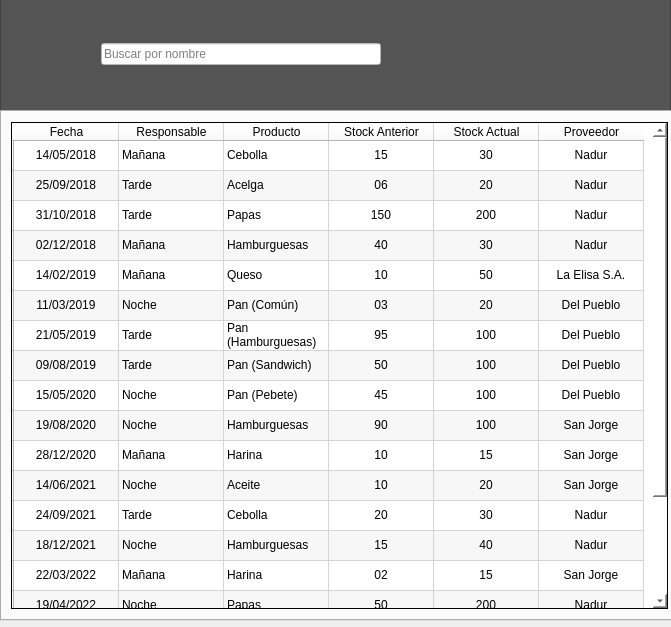
<?xml version="1.0" encoding="UTF-8"?>
<ui version="4.0">
 <class>Dialog</class>
 <widget class="QDialog" name="Dialog">
  <property name="geometry">
   <rect>
    <x>0</x>
    <y>0</y>
    <width>671</width>
    <height>627</height>
   </rect>
  </property>
  <property name="maximumSize">
   <size>
    <width>671</width>
    <height>627</height>
   </size>
  </property>
  <property name="windowTitle">
   <string>Dialog</string>
  </property>
  <property name="windowIcon">
   <iconset>
    <normaloff>../assets/Logo_Ventanas.png</normaloff>../assets/Logo_Ventanas.png</iconset>
  </property>
  <widget class="QFrame" name="frame">
   <property name="geometry">
    <rect>
     <x>0</x>
     <y>-6</y>
     <width>671</width>
     <height>121</height>
    </rect>
   </property>
   <property name="sizePolicy">
    <sizepolicy hsizetype="Fixed" vsizetype="Fixed">
     <horstretch>0</horstretch>
     <verstretch>0</verstretch>
    </sizepolicy>
   </property>
   <property name="styleSheet">
    <string notr="true">background-color: rgb(84, 84, 84)</string>
   </property>
   <property name="frameShape">
    <enum>QFrame::StyledPanel</enum>
   </property>
   <property name="frameShadow">
    <enum>QFrame::Raised</enum>
   </property>
   <layout class="QHBoxLayout" name="horizontalLayout_2">
    <item>
     <widget class="QLabel" name="escudoClub">
      <property name="enabled">
       <bool>true</bool>
      </property>
      <property name="maximumSize">
       <size>
        <width>200</width>
        <height>150</height>
       </size>
      </property>
      <property name="sizeIncrement">
       <size>
        <width>0</width>
        <height>0</height>
       </size>
      </property>
      <property name="font">
       <font>
        <pointsize>16</pointsize>
       </font>
      </property>
      <property name="styleSheet">
       <string notr="true">width:25px;
height:25px;</string>
      </property>
      <property name="text">
       <string/>
      </property>
      <property name="textFormat">
       <enum>Qt::RichText</enum>
      </property>
      <property name="pixmap">
       <pixmap>../assets/Escudo-Interno - copia.png</pixmap>
      </property>
      <property name="scaledContents">
       <bool>false</bool>
      </property>
     </widget>
    </item>
    <item>
     <spacer name="horizontalSpacer">
      <property name="orientation">
       <enum>Qt::Horizontal</enum>
      </property>
      <property name="sizeType">
       <enum>QSizePolicy::Fixed</enum>
      </property>
      <property name="sizeHint" stdset="0">
       <size>
        <width>60</width>
        <height>20</height>
       </size>
      </property>
     </spacer>
    </item>
    <item>
     <widget class="QLabel" name="label">
      <property name="text">
       <string/>
      </property>
      <property name="textFormat">
       <enum>Qt::RichText</enum>
      </property>
      <property name="pixmap">
       <pixmap>../assets/Lupa-small.png</pixmap>
      </property>
     </widget>
    </item>
    <item>
     <widget class="QLineEdit" name="barraBusqueda">
      <property name="styleSheet">
       <string notr="true">background-color: rgb(255, 255, 255);</string>
      </property>
      <property name="readOnly">
       <bool>false</bool>
      </property>
      <property name="placeholderText">
       <string>Buscar por nombre</string>
      </property>
     </widget>
    </item>
    <item>
     <spacer name="horizontalSpacer_7">
      <property name="orientation">
       <enum>Qt::Horizontal</enum>
      </property>
      <property name="sizeHint" stdset="0">
       <size>
        <width>40</width>
        <height>20</height>
       </size>
      </property>
     </spacer>
    </item>
   </layout>
  </widget>
  <widget class="QTabWidget" name="tabWidget">
   <property name="geometry">
    <rect>
     <x>0</x>
     <y>110</y>
     <width>681</width>
     <height>511</height>
    </rect>
   </property>
   <property name="cursor">
    <cursorShape>ArrowCursor</cursorShape>
   </property>
   <property name="currentIndex">
    <number>0</number>
   </property>
   <property name="tabBarAutoHide">
    <bool>true</bool>
   </property>
   <widget class="QWidget" name="tabHistorial">
    <attribute name="title">
     <string>Historial</string>
    </attribute>
    <layout class="QVBoxLayout" name="verticalLayout_3">
     <item>
      <widget class="QTableWidget" name="tablaInventario">
       <property name="enabled">
        <bool>true</bool>
       </property>
       <property name="sizePolicy">
        <sizepolicy hsizetype="Expanding" vsizetype="Expanding">
         <horstretch>0</horstretch>
         <verstretch>0</verstretch>
        </sizepolicy>
       </property>
       <property name="maximumSize">
        <size>
         <width>657</width>
         <height>487</height>
        </size>
       </property>
       <property name="tabletTracking">
        <bool>false</bool>
       </property>
       <property name="styleSheet">
        <string notr="true">background-color: white;
color:black;</string>
       </property>
       <property name="frameShape">
        <enum>QFrame::Box</enum>
       </property>
       <property name="frameShadow">
        <enum>QFrame::Plain</enum>
       </property>
       <property name="lineWidth">
        <number>1</number>
       </property>
       <property name="midLineWidth">
        <number>0</number>
       </property>
       <property name="horizontalScrollBarPolicy">
        <enum>Qt::ScrollBarAlwaysOff</enum>
       </property>
       <property name="sizeAdjustPolicy">
        <enum>QAbstractScrollArea::AdjustIgnored</enum>
       </property>
       <property name="autoScroll">
        <bool>true</bool>
       </property>
       <property name="editTriggers">
        <set>QAbstractItemView::NoEditTriggers</set>
       </property>
       <property name="tabKeyNavigation">
        <bool>true</bool>
       </property>
       <property name="dragDropMode">
        <enum>QAbstractItemView::NoDragDrop</enum>
       </property>
       <property name="alternatingRowColors">
        <bool>true</bool>
       </property>
       <property name="selectionMode">
        <enum>QAbstractItemView::SingleSelection</enum>
       </property>
       <property name="selectionBehavior">
        <enum>QAbstractItemView::SelectRows</enum>
       </property>
       <property name="textElideMode">
        <enum>Qt::ElideLeft</enum>
       </property>
       <property name="verticalScrollMode">
        <enum>QAbstractItemView::ScrollPerItem</enum>
       </property>
       <property name="horizontalScrollMode">
        <enum>QAbstractItemView::ScrollPerItem</enum>
       </property>
       <property name="showGrid">
        <bool>true</bool>
       </property>
       <property name="gridStyle">
        <enum>Qt::SolidLine</enum>
       </property>
       <property name="sortingEnabled">
        <bool>false</bool>
       </property>
       <property name="wordWrap">
        <bool>true</bool>
       </property>
       <property name="cornerButtonEnabled">
        <bool>true</bool>
       </property>
       <property name="rowCount">
        <number>19</number>
       </property>
       <property name="columnCount">
        <number>6</number>
       </property>
       <attribute name="horizontalHeaderVisible">
        <bool>true</bool>
       </attribute>
       <attribute name="horizontalHeaderCascadingSectionResizes">
        <bool>false</bool>
       </attribute>
       <attribute name="horizontalHeaderMinimumSectionSize">
        <number>40</number>
       </attribute>
       <attribute name="horizontalHeaderDefaultSectionSize">
        <number>105</number>
       </attribute>
       <attribute name="horizontalHeaderShowSortIndicator" stdset="0">
        <bool>false</bool>
       </attribute>
       <attribute name="horizontalHeaderStretchLastSection">
        <bool>false</bool>
       </attribute>
       <attribute name="verticalHeaderDefaultSectionSize">
        <number>30</number>
       </attribute>
       <attribute name="verticalHeaderHighlightSections">
        <bool>true</bool>
       </attribute>
       <attribute name="verticalHeaderShowSortIndicator" stdset="0">
        <bool>false</bool>
       </attribute>
       <attribute name="verticalHeaderStretchLastSection">
        <bool>false</bool>
       </attribute>
       <row>
        <property name="text">
         <string/>
        </property>
       </row>
       <row>
        <property name="text">
         <string/>
        </property>
       </row>
       <row>
        <property name="text">
         <string/>
        </property>
       </row>
       <row>
        <property name="text">
         <string/>
        </property>
       </row>
       <row>
        <property name="text">
         <string/>
        </property>
       </row>
       <row>
        <property name="text">
         <string/>
        </property>
       </row>
       <row>
        <property name="text">
         <string/>
        </property>
       </row>
       <row>
        <property name="text">
         <string/>
        </property>
       </row>
       <row>
        <property name="text">
         <string/>
        </property>
       </row>
       <row>
        <property name="text">
         <string/>
        </property>
       </row>
       <row>
        <property name="text">
         <string/>
        </property>
       </row>
       <row>
        <property name="text">
         <string/>
        </property>
       </row>
       <row>
        <property name="text">
         <string/>
        </property>
       </row>
       <row>
        <property name="text">
         <string/>
        </property>
       </row>
       <row>
        <property name="text">
         <string/>
        </property>
       </row>
       <row>
        <property name="text">
         <string/>
        </property>
       </row>
       <row>
        <property name="text">
         <string/>
        </property>
       </row>
       <row>
        <property name="text">
         <string/>
        </property>
       </row>
       <row>
        <property name="text">
         <string/>
        </property>
       </row>
       <column>
        <property name="text">
         <string>Fecha</string>
        </property>
       </column>
       <column>
        <property name="text">
         <string>Responsable</string>
        </property>
       </column>
       <column>
        <property name="text">
         <string>Producto</string>
        </property>
       </column>
       <column>
        <property name="text">
         <string>Stock Anterior</string>
        </property>
       </column>
       <column>
        <property name="text">
         <string>Stock Actual</string>
        </property>
       </column>
       <column>
        <property name="text">
         <string>Proveedor</string>
        </property>
       </column>
       <item row="0" column="0">
        <property name="text">
         <string>14/05/2018</string>
        </property>
        <property name="textAlignment">
         <set>AlignCenter</set>
        </property>
       </item>
       <item row="0" column="1">
        <property name="text">
         <string>Mañana</string>
        </property>
       </item>
       <item row="0" column="2">
        <property name="text">
         <string>Cebolla</string>
        </property>
       </item>
       <item row="0" column="3">
        <property name="text">
         <string>15</string>
        </property>
        <property name="textAlignment">
         <set>AlignCenter</set>
        </property>
       </item>
       <item row="0" column="4">
        <property name="text">
         <string>30</string>
        </property>
        <property name="textAlignment">
         <set>AlignCenter</set>
        </property>
       </item>
       <item row="0" column="5">
        <property name="text">
         <string>Nadur</string>
        </property>
        <property name="textAlignment">
         <set>AlignCenter</set>
        </property>
       </item>
       <item row="1" column="0">
        <property name="text">
         <string>25/09/2018</string>
        </property>
        <property name="textAlignment">
         <set>AlignCenter</set>
        </property>
       </item>
       <item row="1" column="1">
        <property name="text">
         <string>Tarde</string>
        </property>
       </item>
       <item row="1" column="2">
        <property name="text">
         <string>Acelga</string>
        </property>
       </item>
       <item row="1" column="3">
        <property name="text">
         <string>06</string>
        </property>
        <property name="textAlignment">
         <set>AlignCenter</set>
        </property>
       </item>
       <item row="1" column="4">
        <property name="text">
         <string>20</string>
        </property>
        <property name="textAlignment">
         <set>AlignCenter</set>
        </property>
       </item>
       <item row="1" column="5">
        <property name="text">
         <string>Nadur</string>
        </property>
        <property name="textAlignment">
         <set>AlignCenter</set>
        </property>
       </item>
       <item row="2" column="0">
        <property name="text">
         <string>31/10/2018</string>
        </property>
        <property name="textAlignment">
         <set>AlignCenter</set>
        </property>
       </item>
       <item row="2" column="1">
        <property name="text">
         <string>Tarde</string>
        </property>
       </item>
       <item row="2" column="2">
        <property name="text">
         <string>Papas</string>
        </property>
       </item>
       <item row="2" column="3">
        <property name="text">
         <string>150</string>
        </property>
        <property name="textAlignment">
         <set>AlignCenter</set>
        </property>
       </item>
       <item row="2" column="4">
        <property name="text">
         <string>200</string>
        </property>
        <property name="textAlignment">
         <set>AlignCenter</set>
        </property>
       </item>
       <item row="2" column="5">
        <property name="text">
         <string>Nadur</string>
        </property>
        <property name="textAlignment">
         <set>AlignCenter</set>
        </property>
       </item>
       <item row="3" column="0">
        <property name="text">
         <string>02/12/2018</string>
        </property>
        <property name="textAlignment">
         <set>AlignCenter</set>
        </property>
       </item>
       <item row="3" column="1">
        <property name="text">
         <string>Mañana</string>
        </property>
       </item>
       <item row="3" column="2">
        <property name="text">
         <string>Hamburguesas</string>
        </property>
       </item>
       <item row="3" column="3">
        <property name="text">
         <string>40</string>
        </property>
        <property name="textAlignment">
         <set>AlignCenter</set>
        </property>
       </item>
       <item row="3" column="4">
        <property name="text">
         <string>30</string>
        </property>
        <property name="textAlignment">
         <set>AlignCenter</set>
        </property>
       </item>
       <item row="3" column="5">
        <property name="text">
         <string>Nadur</string>
        </property>
        <property name="textAlignment">
         <set>AlignCenter</set>
        </property>
       </item>
       <item row="4" column="0">
        <property name="text">
         <string>14/02/2019</string>
        </property>
        <property name="textAlignment">
         <set>AlignCenter</set>
        </property>
       </item>
       <item row="4" column="1">
        <property name="text">
         <string>Mañana</string>
        </property>
       </item>
       <item row="4" column="2">
        <property name="text">
         <string>Queso</string>
        </property>
       </item>
       <item row="4" column="3">
        <property name="text">
         <string>10</string>
        </property>
        <property name="textAlignment">
         <set>AlignCenter</set>
        </property>
       </item>
       <item row="4" column="4">
        <property name="text">
         <string>50</string>
        </property>
        <property name="textAlignment">
         <set>AlignCenter</set>
        </property>
       </item>
       <item row="4" column="5">
        <property name="text">
         <string>La Elisa S.A.</string>
        </property>
        <property name="textAlignment">
         <set>AlignCenter</set>
        </property>
       </item>
       <item row="5" column="0">
        <property name="text">
         <string>11/03/2019</string>
        </property>
        <property name="textAlignment">
         <set>AlignCenter</set>
        </property>
       </item>
       <item row="5" column="1">
        <property name="text">
         <string>Noche</string>
        </property>
       </item>
       <item row="5" column="2">
        <property name="text">
         <string>Pan (Común)</string>
        </property>
       </item>
       <item row="5" column="3">
        <property name="text">
         <string>03</string>
        </property>
        <property name="textAlignment">
         <set>AlignCenter</set>
        </property>
       </item>
       <item row="5" column="4">
        <property name="text">
         <string>20</string>
        </property>
        <property name="textAlignment">
         <set>AlignCenter</set>
        </property>
       </item>
       <item row="5" column="5">
        <property name="text">
         <string>Del Pueblo</string>
        </property>
        <property name="textAlignment">
         <set>AlignCenter</set>
        </property>
       </item>
       <item row="6" column="0">
        <property name="text">
         <string>21/05/2019</string>
        </property>
        <property name="textAlignment">
         <set>AlignCenter</set>
        </property>
       </item>
       <item row="6" column="1">
        <property name="text">
         <string>Tarde</string>
        </property>
       </item>
       <item row="6" column="2">
        <property name="text">
         <string>Pan (Hamburguesas)</string>
        </property>
       </item>
       <item row="6" column="3">
        <property name="text">
         <string>95</string>
        </property>
        <property name="textAlignment">
         <set>AlignCenter</set>
        </property>
       </item>
       <item row="6" column="4">
        <property name="text">
         <string>100</string>
        </property>
        <property name="textAlignment">
         <set>AlignCenter</set>
        </property>
       </item>
       <item row="6" column="5">
        <property name="text">
         <string>Del Pueblo</string>
        </property>
        <property name="textAlignment">
         <set>AlignCenter</set>
        </property>
       </item>
       <item row="7" column="0">
        <property name="text">
         <string>09/08/2019</string>
        </property>
        <property name="textAlignment">
         <set>AlignCenter</set>
        </property>
       </item>
       <item row="7" column="1">
        <property name="text">
         <string>Tarde</string>
        </property>
       </item>
       <item row="7" column="2">
        <property name="text">
         <string>Pan (Sandwich)</string>
        </property>
       </item>
       <item row="7" column="3">
        <property name="text">
         <string>50</string>
        </property>
        <property name="textAlignment">
         <set>AlignCenter</set>
        </property>
       </item>
       <item row="7" column="4">
        <property name="text">
         <string>100</string>
        </property>
        <property name="textAlignment">
         <set>AlignCenter</set>
        </property>
       </item>
       <item row="7" column="5">
        <property name="text">
         <string>Del Pueblo</string>
        </property>
        <property name="textAlignment">
         <set>AlignCenter</set>
        </property>
       </item>
       <item row="8" column="0">
        <property name="text">
         <string>15/05/2020</string>
        </property>
        <property name="textAlignment">
         <set>AlignCenter</set>
        </property>
       </item>
       <item row="8" column="1">
        <property name="text">
         <string>Noche</string>
        </property>
       </item>
       <item row="8" column="2">
        <property name="text">
         <string>Pan (Pebete)</string>
        </property>
       </item>
       <item row="8" column="3">
        <property name="text">
         <string>45</string>
        </property>
        <property name="textAlignment">
         <set>AlignCenter</set>
        </property>
       </item>
       <item row="8" column="4">
        <property name="text">
         <string>100</string>
        </property>
        <property name="textAlignment">
         <set>AlignCenter</set>
        </property>
       </item>
       <item row="8" column="5">
        <property name="text">
         <string>Del Pueblo</string>
        </property>
        <property name="textAlignment">
         <set>AlignCenter</set>
        </property>
       </item>
       <item row="9" column="0">
        <property name="text">
         <string>19/08/2020</string>
        </property>
        <property name="textAlignment">
         <set>AlignCenter</set>
        </property>
       </item>
       <item row="9" column="1">
        <property name="text">
         <string>Noche</string>
        </property>
       </item>
       <item row="9" column="2">
        <property name="text">
         <string>Hamburguesas</string>
        </property>
       </item>
       <item row="9" column="3">
        <property name="text">
         <string>90</string>
        </property>
        <property name="textAlignment">
         <set>AlignCenter</set>
        </property>
        <property name="background">
         <brush brushstyle="NoBrush">
          <color alpha="255">
           <red>255</red>
           <green>0</green>
           <blue>0</blue>
          </color>
         </brush>
        </property>
       </item>
       <item row="9" column="4">
        <property name="text">
         <string>100</string>
        </property>
        <property name="textAlignment">
         <set>AlignCenter</set>
        </property>
       </item>
       <item row="9" column="5">
        <property name="text">
         <string>San Jorge</string>
        </property>
        <property name="textAlignment">
         <set>AlignCenter</set>
        </property>
       </item>
       <item row="10" column="0">
        <property name="text">
         <string>28/12/2020</string>
        </property>
        <property name="textAlignment">
         <set>AlignCenter</set>
        </property>
       </item>
       <item row="10" column="1">
        <property name="text">
         <string>Mañana</string>
        </property>
       </item>
       <item row="10" column="2">
        <property name="text">
         <string>Harina</string>
        </property>
       </item>
       <item row="10" column="3">
        <property name="text">
         <string>10</string>
        </property>
        <property name="textAlignment">
         <set>AlignCenter</set>
        </property>
       </item>
       <item row="10" column="4">
        <property name="text">
         <string>15</string>
        </property>
        <property name="textAlignment">
         <set>AlignCenter</set>
        </property>
       </item>
       <item row="10" column="5">
        <property name="text">
         <string>San Jorge</string>
        </property>
        <property name="textAlignment">
         <set>AlignCenter</set>
        </property>
       </item>
       <item row="11" column="0">
        <property name="text">
         <string>14/06/2021</string>
        </property>
        <property name="textAlignment">
         <set>AlignCenter</set>
        </property>
       </item>
       <item row="11" column="1">
        <property name="text">
         <string>Noche</string>
        </property>
       </item>
       <item row="11" column="2">
        <property name="text">
         <string>Aceite</string>
        </property>
       </item>
       <item row="11" column="3">
        <property name="text">
         <string>10</string>
        </property>
        <property name="textAlignment">
         <set>AlignCenter</set>
        </property>
       </item>
       <item row="11" column="4">
        <property name="text">
         <string>20</string>
        </property>
        <property name="textAlignment">
         <set>AlignCenter</set>
        </property>
       </item>
       <item row="11" column="5">
        <property name="text">
         <string>San Jorge</string>
        </property>
        <property name="textAlignment">
         <set>AlignCenter</set>
        </property>
       </item>
       <item row="12" column="0">
        <property name="text">
         <string>24/09/2021</string>
        </property>
        <property name="textAlignment">
         <set>AlignCenter</set>
        </property>
       </item>
       <item row="12" column="1">
        <property name="text">
         <string>Tarde</string>
        </property>
       </item>
       <item row="12" column="2">
        <property name="text">
         <string>Cebolla</string>
        </property>
       </item>
       <item row="12" column="3">
        <property name="text">
         <string>20</string>
        </property>
        <property name="textAlignment">
         <set>AlignCenter</set>
        </property>
       </item>
       <item row="12" column="4">
        <property name="text">
         <string>30</string>
        </property>
        <property name="textAlignment">
         <set>AlignCenter</set>
        </property>
       </item>
       <item row="12" column="5">
        <property name="text">
         <string>Nadur</string>
        </property>
        <property name="textAlignment">
         <set>AlignCenter</set>
        </property>
       </item>
       <item row="13" column="0">
        <property name="text">
         <string>18/12/2021</string>
        </property>
        <property name="textAlignment">
         <set>AlignCenter</set>
        </property>
       </item>
       <item row="13" column="1">
        <property name="text">
         <string>Noche</string>
        </property>
       </item>
       <item row="13" column="2">
        <property name="text">
         <string>Hamburguesas</string>
        </property>
       </item>
       <item row="13" column="3">
        <property name="text">
         <string>15</string>
        </property>
        <property name="textAlignment">
         <set>AlignCenter</set>
        </property>
       </item>
       <item row="13" column="4">
        <property name="text">
         <string>40</string>
        </property>
        <property name="textAlignment">
         <set>AlignCenter</set>
        </property>
       </item>
       <item row="13" column="5">
        <property name="text">
         <string>Nadur</string>
        </property>
        <property name="textAlignment">
         <set>AlignCenter</set>
        </property>
       </item>
       <item row="14" column="0">
        <property name="text">
         <string>22/03/2022</string>
        </property>
        <property name="textAlignment">
         <set>AlignCenter</set>
        </property>
       </item>
       <item row="14" column="1">
        <property name="text">
         <string>Mañana</string>
        </property>
       </item>
       <item row="14" column="2">
        <property name="text">
         <string>Harina</string>
        </property>
       </item>
       <item row="14" column="3">
        <property name="text">
         <string>02</string>
        </property>
        <property name="textAlignment">
         <set>AlignCenter</set>
        </property>
       </item>
       <item row="14" column="4">
        <property name="text">
         <string>15</string>
        </property>
        <property name="textAlignment">
         <set>AlignCenter</set>
        </property>
       </item>
       <item row="14" column="5">
        <property name="text">
         <string>San Jorge</string>
        </property>
        <property name="textAlignment">
         <set>AlignCenter</set>
        </property>
       </item>
       <item row="15" column="0">
        <property name="text">
         <string>19/04/2022</string>
        </property>
        <property name="textAlignment">
         <set>AlignCenter</set>
        </property>
       </item>
       <item row="15" column="1">
        <property name="text">
         <string>Noche</string>
        </property>
       </item>
       <item row="15" column="2">
        <property name="text">
         <string>Papas</string>
        </property>
       </item>
       <item row="15" column="3">
        <property name="text">
         <string>50</string>
        </property>
        <property name="textAlignment">
         <set>AlignCenter</set>
        </property>
       </item>
       <item row="15" column="4">
        <property name="text">
         <string>200</string>
        </property>
        <property name="textAlignment">
         <set>AlignCenter</set>
        </property>
       </item>
       <item row="15" column="5">
        <property name="text">
         <string>Nadur</string>
        </property>
        <property name="textAlignment">
         <set>AlignCenter</set>
        </property>
       </item>
       <item row="16" column="0">
        <property name="text">
         <string>01/10/2022</string>
        </property>
        <property name="textAlignment">
         <set>AlignCenter</set>
        </property>
       </item>
       <item row="16" column="1">
        <property name="text">
         <string>Mañana</string>
        </property>
       </item>
       <item row="16" column="2">
        <property name="text">
         <string>Pan (Sandwich)</string>
        </property>
       </item>
       <item row="16" column="3">
        <property name="text">
         <string>150</string>
        </property>
        <property name="textAlignment">
         <set>AlignCenter</set>
        </property>
       </item>
       <item row="16" column="4">
        <property name="text">
         <string>100</string>
        </property>
        <property name="textAlignment">
         <set>AlignCenter</set>
        </property>
       </item>
       <item row="16" column="5">
        <property name="text">
         <string>Del Pueblo</string>
        </property>
        <property name="textAlignment">
         <set>AlignCenter</set>
        </property>
       </item>
       <item row="17" column="0">
        <property name="text">
         <string>16/12/2022</string>
        </property>
        <property name="textAlignment">
         <set>AlignCenter</set>
        </property>
       </item>
       <item row="17" column="1">
        <property name="text">
         <string>Tarde</string>
        </property>
       </item>
       <item row="17" column="2">
        <property name="text">
         <string>Hamburguesas</string>
        </property>
       </item>
       <item row="17" column="3">
        <property name="text">
         <string>60</string>
        </property>
        <property name="textAlignment">
         <set>AlignCenter</set>
        </property>
       </item>
       <item row="17" column="4">
        <property name="text">
         <string>40</string>
        </property>
        <property name="textAlignment">
         <set>AlignCenter</set>
        </property>
       </item>
       <item row="17" column="5">
        <property name="text">
         <string>Nadur</string>
        </property>
        <property name="textAlignment">
         <set>AlignCenter</set>
        </property>
       </item>
      </widget>
     </item>
    </layout>
   </widget>
  </widget>
 </widget>
 <resources>
  <include location="../Recursos.qrc"/>
  <include location="../Recursos.qrc"/>
 </resources>
 <connections/>
</ui>
